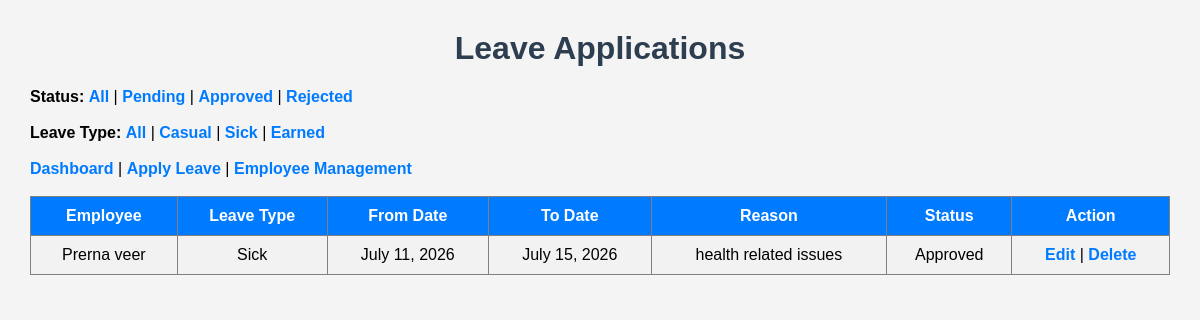
The page /leave/?status=Approved on the database its author committed.
### employee/models.py (models this page shows, shortened)
class Leave(models.Model):
    LEAVE_TYPES = [
        ('Casual', 'Casual'),
        ('Sick', 'Sick'),
        ('Earned', 'Earned'),
    ]
    STATUS_CHOICES = [
        ('Pending', 'Pending'),
        ('Approved', 'Approved'),
        ('Rejected', 'Rejected'),
    ]
    employee = models.ForeignKey(Employee, on_delete=models.CASCADE)
    leave_type = models.CharField(max_length=20, choices=LEAVE_TYPES)
    from_date = models.DateField()
    to_date = models.DateField()
    reason = models.TextField()
    status = models.CharField(max_length=20, choices=STATUS_CHOICES, default='Pending')

class Employee(models.Model):
    employee_id = models.CharField(max_length=20, unique=True)
    name = models.CharField(max_length=100)
    email = models.EmailField(unique=True)
    department = models.CharField(max_length=100)
    mobile_number = models.CharField(max_length=10)
    date_of_joining = models.DateField()
    def __str__(self):
        return self.name

### employee/views.py (the view)
# urls.py: path('leave/', views.leave_list, name='leave_list'),
def leave_list(request):
    status = request.GET.get('status')
    leave_type = request.GET.get('leave_type')
    leaves = Leave.objects.all()
    if status:
        leaves = leaves.filter(status=status)
    if leave_type:
        leaves = leaves.filter(leave_type=leave_type)
    return render(
        request,
        'employee/leave_list.html',
        {
            'leaves': leaves
        }
    )

### employee/templates/employee/leave_list.html (shortened to what this page needs)
<!DOCTYPE html>
<html>
    {% load static %}
<head>
    <link rel="stylesheet" href="{% static 'employee/style.css' %}">
</head>
<body>
<h1>Leave Applications</h1>
<b>Status:</b>
<a href="{% url 'leave_list' %}">All</a> |
<a href="?status=Pending">Pending</a> |
<a href="?status=Approved">Approved</a> |
<a href="?status=Rejected">Rejected</a>
<br><br>
<b>Leave Type:</b>
<a href="{% url 'leave_list' %}">All</a> |
<a href="?leave_type=Casual">Casual</a> |
<a href="?leave_type=Sick">Sick</a> |
<a href="?leave_type=Earned">Earned</a>
<br><br>
<a href="{% url 'dashboard' %}">Dashboard</a> |
<a href="{% url 'leave_add' %}">Apply Leave</a> |
<a href="{% url 'employee_list' %}">Employee Management</a>
<br><br>
<table border="1" cellpadding="10">
<tr>
    <th>Employee</th>
    <th>Leave Type</th>
    <th>From Date</th>
    <th>To Date</th>
    <th>Reason</th>
    <th>Status</th>
    <th>Action</th>
</tr>
{% for leave in leaves %}
<tr>
    <td>{{ leave.employee }}</td>
    <td>{{ leave.leave_type }}</td>
    <td>{{ leave.from_date }}</td>
    <td>{{ leave.to_date }}</td>
    <td>{{ leave.reason }}</td>
    <td>{{ leave.status }}</td>
    <td>
        <a href="{% url 'leave_update' leave.id %}">Edit</a> |
        <a href="{% url 'leave_delete' leave.id %}">Delete</a>
    </td>
</tr>
{% endfor %}
</table>
</body>
</html>

### employee/static/employee/style.css (style rules this page uses)
body { font-family: Arial, sans-serif; background-color:#f4f4f4; margin:30px; }
h1 { color:#2c3e50; text-align:center; }
table { width:100%; border-collapse:collapse; background:white; }
table th { background:#007bff; color:white; padding:10px; }
table td { padding:10px; text-align:center; }
table tr:nth-child(even) { background:#f2f2f2; }
a { text-decoration:none; color:#007bff; font-weight:bold; }

### rows shown on the page
Leave: employee "Prerna veer", leave_type "Sick", from_date "July 11, 2026", to_date "July 15, 2026", reason "health related issues", status "Approved"
